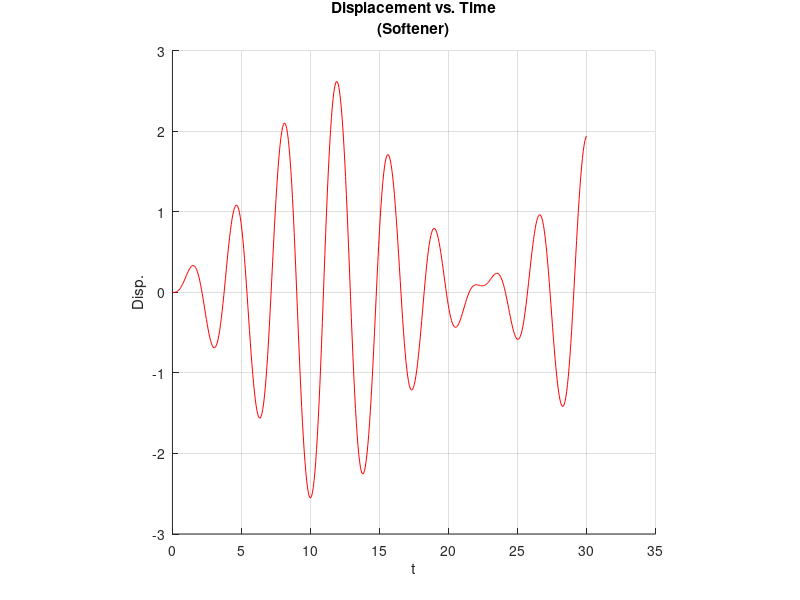
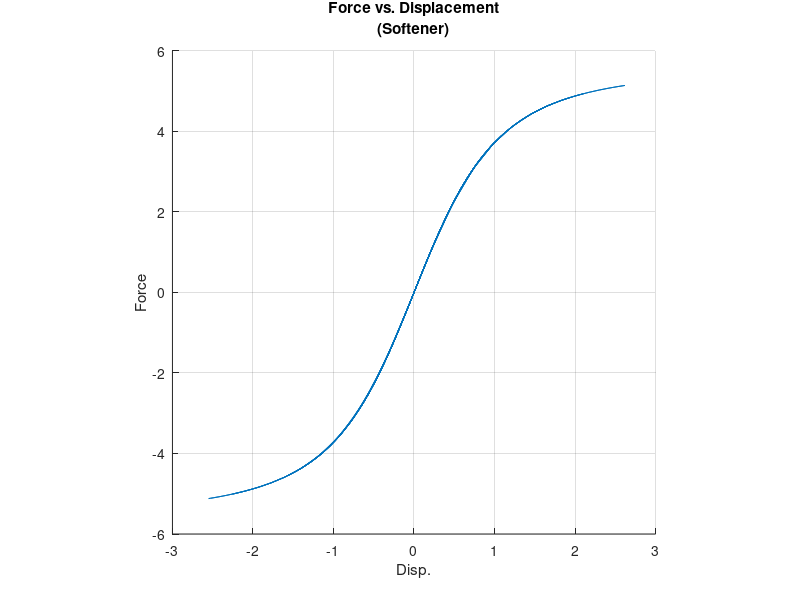

MATLAB code for these plots, in order:
clear; clc;

u_0 = 0;
v_0 = 0;
m = 1;
k = 5;
b = 0.8;
omega = 2;

% Time Parameters-----------------------------------%
dt = 0.01;
tf = 30;
t0 = 0;
t = t0;
% End of Parameters---------------------------------%

F1 = 0;
F2 = 1;


beta = 0.25; 
gamma = 0.5;
eta = dt^2*(1/2 - beta);

% Numerical Analysis--------------------------------%
      nitems  = 5;               % total number of items stored in history
      nreport = 500;             % number of steps to output
      nsteps  = ceil((tf-t0)/dt); % total number of analysis time steps
      tf = nsteps*dt;
      nreport = min(nreport,nsteps);
      noutput = ceil(nsteps/nreport);
      history = zeros(nreport + 1,nitems);

% Numerical Part for Newmark's Method
%.... Initialize position, velocity, and put in 'xold' and 'vold' arrays
      xold = u_0;
      vold = v_0;
      
%.... Set time and output counters
      out = 0; iout = 0;
      
%.... Compute initial acceleration from the equation of motion
      F = F1 + F2*sin(omega*t);
      rold = k*u_0*(1 + b*u_0^2)^(-1/2);
      aold  = (F - rold)/m;
      
%.... Compute motion by numerical integration--loop over time steps
      for i=1:nsteps
          
%....... Write the values out to history, if appropriate
%        This segment writes a row to 'history' every 'noutput' steps
         if (out==0)
           iout = iout + 1;
           history(iout,:)=[t,xold,vold,aold,rold];
           out = noutput;
         end
         out = out - 1;

%....... Compute the values of the state for the next time step         
         t = t + dt;
         
%....... Compute new acceleration from equation of motion using Newton
         n = 0;
         itmax = 20; tol = 1.e-8; err = 1.0;
         bn = xold + dt*vold + dt^2*beta*aold;
         F = F1 + F2*sin(omega*t);
         anew = aold;
         while ((err > tol) && (n < itmax))
                    n = n + 1;
                    xnew = bn + eta*anew;
                    r = k*xnew*(1 + b*xnew^2)^(-1/2);
                    gp = m + (k*xnew*(-1/2*((1 + b*xnew^2)^(-3/2))...
                        *2*b*xnew)+ k*(1 + b*xnew^2)^(-1/2))*eta; 
                    g  = m*anew + r - F;
                    anew = anew - g/gp;
                    err = norm(g);
          end 
%          anew = aold;
%          aold  = (F - rold*xold)/(m);
         
%....... Compute new velocity and position by Newmark         
         vnew   = vold + dt*(gamma*aold + (1-gamma)*anew);
         xnew   = xold + dt*vold + dt^2*(beta*aold + (1/2-beta)*anew);
         rnew   = k*xnew*(1 + b*xnew^2)^(-1/2);

         %....... Put current state (new) into old slot to get ready for new step
%        Note that this approach allows us to only store two states as
%        we carry out the calculation: 'old' and 'new'
         aold = anew;
         vold = vnew;
         xold = xnew;
         rold = rnew;
         
      end % loop over time steps

%.... Put very last point into the history array                
      iout = iout + 1;
      history(iout,:)=[t,xold,vold,aold,rold];
      
%.... Plot displacement vs. time 
      fig=figure(1); clf; grid on; axis square; hold on;
      xlabel('t'); ylabel('Disp.'); title({'Displacement vs. Time';'(Softener)'});
      p = plot(history(1:iout,1),history(1:iout,2),'-r');

%.... Plot force vs. displacement    
      fig=figure(2); clf; grid on; axis square; hold on;
      xlabel('Disp.'); ylabel('Force'); title({'Force vs. Displacement';'(Softener)'});
      p = plot(history(1:iout,2),history(1:iout,5),'-');